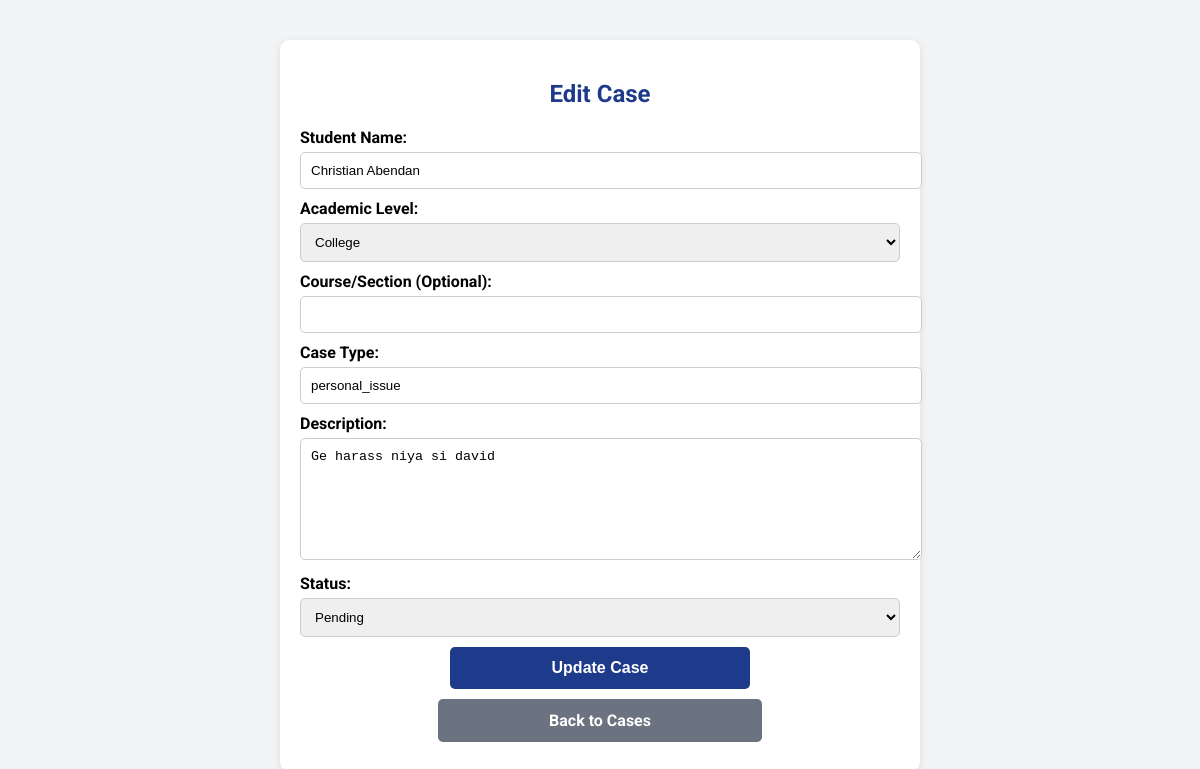
The app's page /Reports/case.update.php?id=2 with its own data.
### tables this page shows
CREATE TABLE `case_records` (
  `case_id` int(11) NOT NULL,
  `student_name` varchar(100) NOT NULL,
  `academic_level` varchar(50) NOT NULL,
  `grade_level` int(10) NOT NULL,
  `course_section` varchar(50) NOT NULL,
  `description` text NOT NULL,
  `case_type` varchar(100) NOT NULL,
  `reported_by` varchar(100) NOT NULL,
  `filed_date` date NOT NULL DEFAULT curdate(),
  `filed_time` time NOT NULL DEFAULT curtime(),
  `status` varchar(50) NOT NULL
);

### Reports/case.update.php (the view, shortened to what this page needs)
<?php
include $_SERVER['DOCUMENT_ROOT'].'/SGRMS/Database/db_connect.php';
if (isset($_GET['id'])) {
    $case_id = $_GET['id'];
    $sql = "SELECT * FROM case_records WHERE case_id = ?";
    $stmt = $conn->prepare($sql);
    $stmt->bind_param("i", $case_id);
    $stmt->execute();
    $result = $stmt->get_result();
    if ($result->num_rows > 0) {
        $case = $result->fetch_assoc();
    } else {
        echo "<script>alert('Case not found!'); window.location.href='case.php';</script>";
        exit;
    }
}
?>
<!DOCTYPE html>
<html lang="en">
<head>
    <link rel="stylesheet" href="https://cdnjs.cloudflare.com/ajax/libs/font-awesome/5.15.3/css/all.min.css">
</head>
<body>
<div class="container">
    <h2>Edit Case</h2>
    <form method="POST">
        <label for="student_name">Student Name:</label>
        <input type="text" id="student_name" name="student_name" value="<?= htmlspecialchars($case['student_name']) ?>" required>
        <label for="academic_level">Academic Level:</label>
        <select id="academic_level" name="academic_level" required>
            <option value="College" <?= $case['academic_level'] == 'College' ? 'selected' : '' ?>>College</option>
        </select>
        <label for="course_section">Course/Section (Optional):</label>
        <input type="text" id="course_section" name="course_section" value="<?= htmlspecialchars($case['course_section'] ?? '') ?>">
        <label for="case_type">Case Type:</label>
        <input type="text" id="case_type" name="case_type" value="<?= htmlspecialchars($case['case_type']) ?>" required>
        <label for="description">Description:</label>
        <textarea id="description" name="description" required><?= htmlspecialchars($case['description']) ?></textarea>
        <label for="status">Status:</label>
        <select id="status" name="status" required>
            <option value="Pending" <?= $case['status'] == 'Pending' ? 'selected' : '' ?>>Pending</option>
        </select>
        <button type="submit" class="button">Update Case</button>
    </form>
    <a href="case.php" class="back-button">Back to Cases</a>
</div>
</body>
</html>

### Reports/case.update.php (style rules this page uses)
body { font-family: 'Roboto', sans-serif; background-color: #f3f4f6; margin: 0; padding: 0; }
.container { width: 50%; margin: 40px auto; background: white; padding: 20px; border-radius: 10px; box-shadow: 0 2px 10px rgba(0,0,0,0.1); }
h2 { text-align: center; color: #1e3a8a; }
label { font-weight: bold; display: block; margin-top: 10px; }
input, select, textarea { width: 100%; padding: 10px; margin-top: 5px; border: 1px solid #ccc; border-radius: 5px; }
textarea { height: 100px; }
.button, .back-button { display: block; width: 100%; max-width: 300px; margin: 10px auto; text-align: center; padding: 12px; font-size: 16px; font-weight: bold; border-radius: 5px; cursor: pointer; }
.button { background-color: #1e3a8a; color: white; border: none; }
.back-button { background-color: #6b7280; color: white; text-decoration: none; border: none; }

### records on screen
case_records: student_name "Christian Abendan", case_type "personal_issue", description "Ge harass niya si david", status "Pending"
